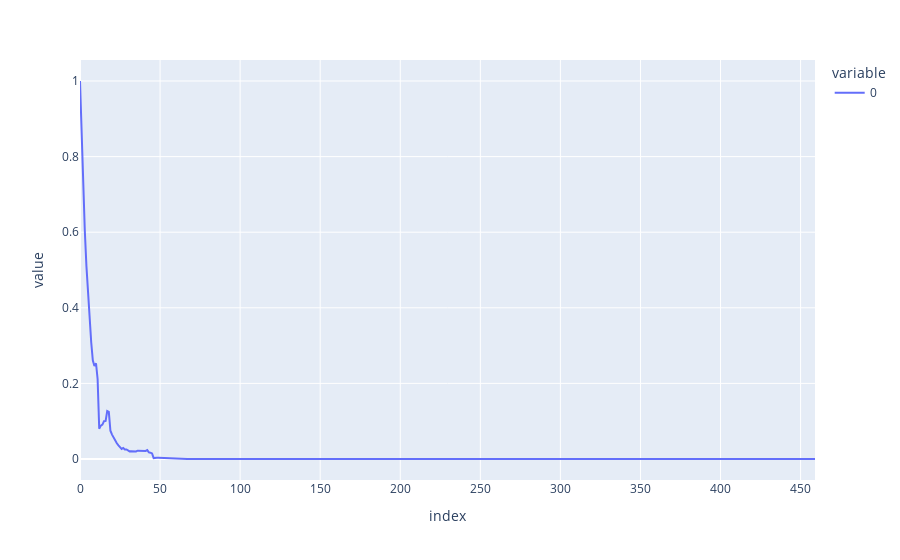

Notebook cell for this chart:
### Code cell
px.line(np.array(lr_portfolio))

### Figure 1 — Plotly figure (JSON) as saved in the notebook; plotly's stock layout.template omitted (floating-point values rounded to 4 significant figures; data arrays with more than 128 entries replaced by an {"elided": "..."} marker saying what was removed)
{"data": [{"hovertemplate": "variable=0<br>index=%{x}<br>value=%{y}<extra></extra>", "legendgroup": "0", "line": {"color": "#636efa", "dash": "solid"}, "marker": {"symbol": "circle"}, "mode": "lines", "name": "0", "orientation": "v", "showlegend": true, "type": "scatter", "x": {"elided": "460 int values"}, "xaxis": "x", "y": {"elided": "460 float values"}, "yaxis": "y"}], "layout": {"legend": {"title": {"text": "variable"}, "tracegroupgap": 0}, "margin": {"t": 60}, "xaxis": {"anchor": "y", "domain": [0, 1], "title": {"text": "index"}}, "yaxis": {"anchor": "x", "domain": [0, 1], "title": {"text": "value"}}}}
